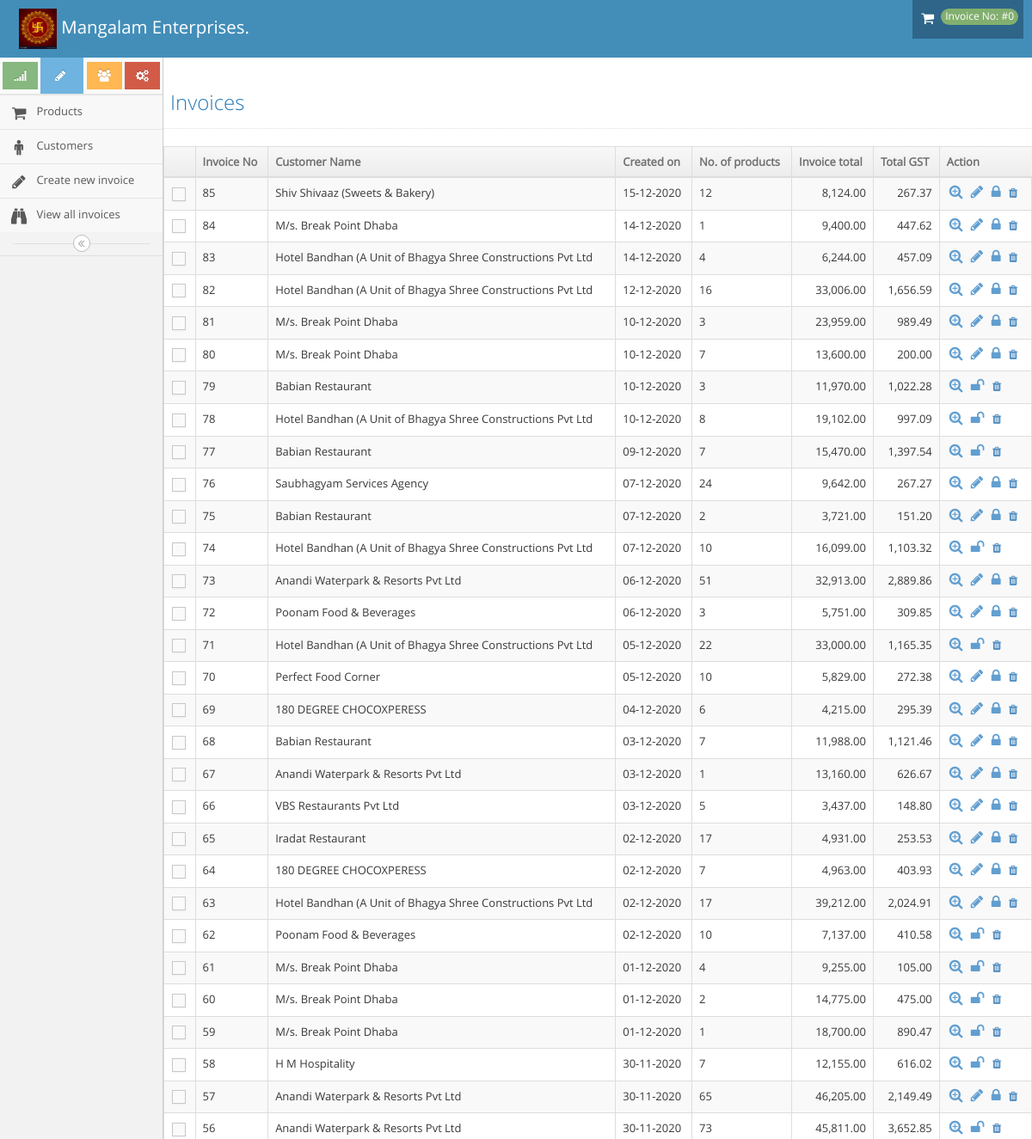
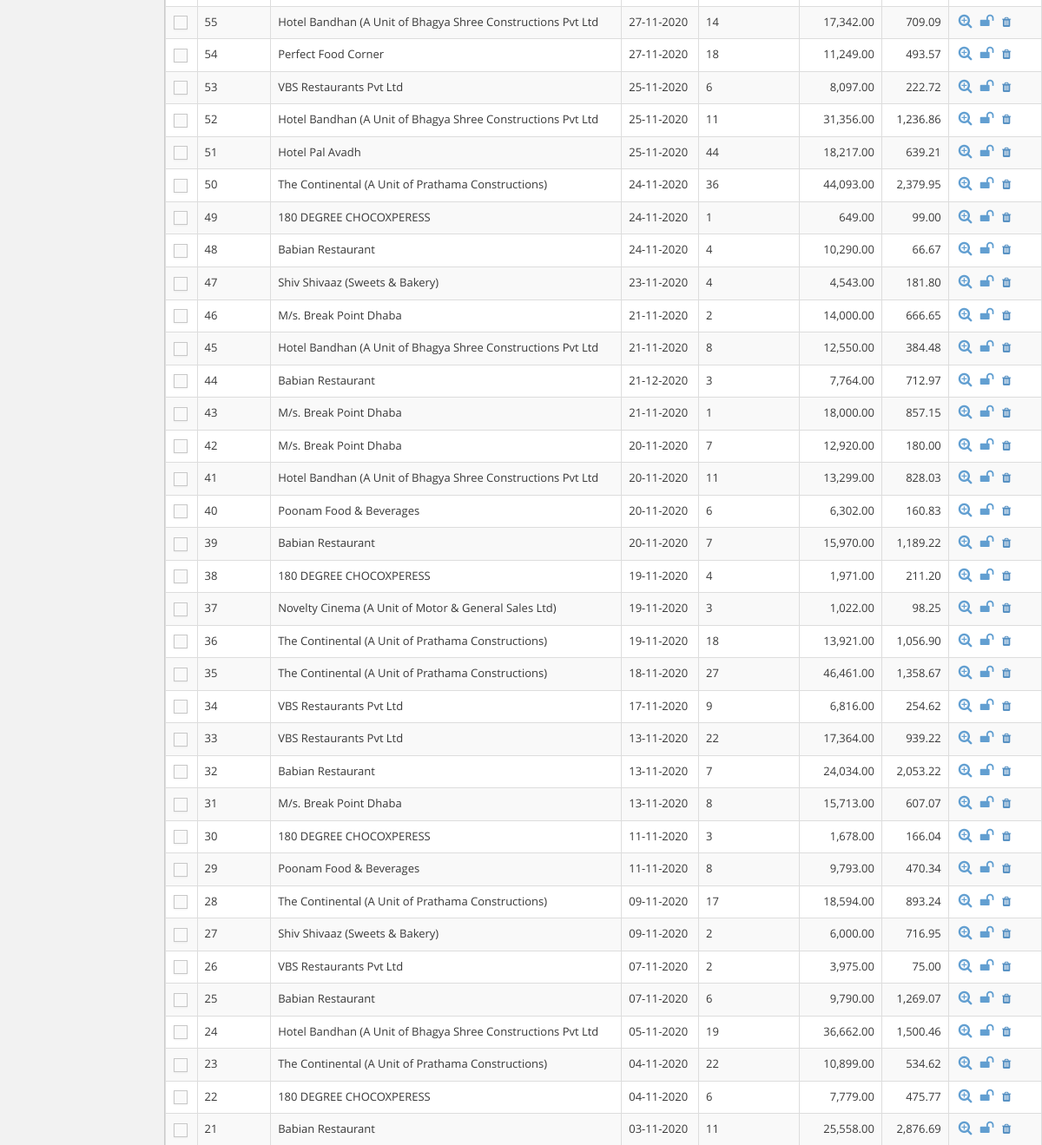
/invoice/all_invoices (upper part), run on an earlier commit of the app's database (2 pictures, top to bottom).
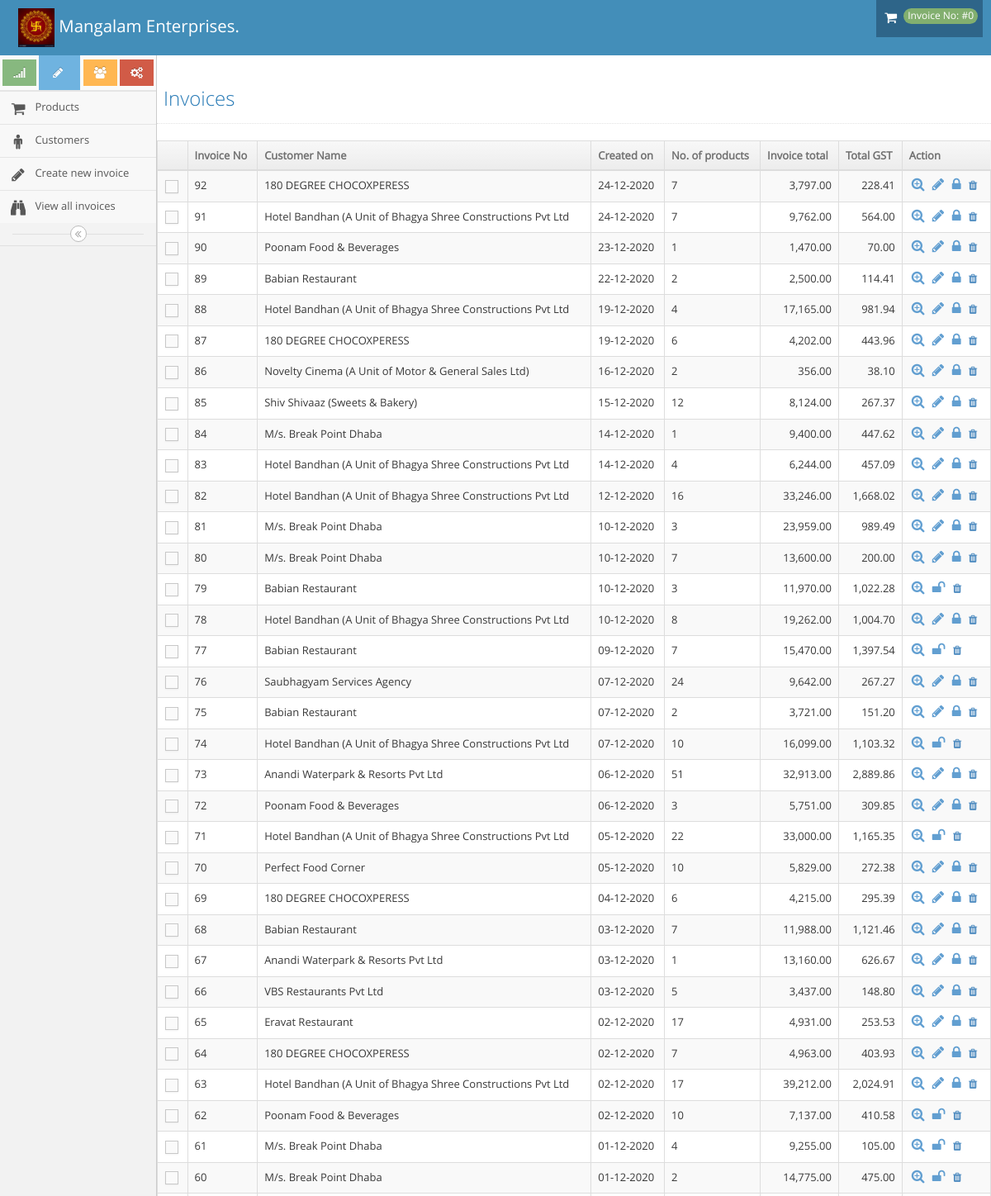
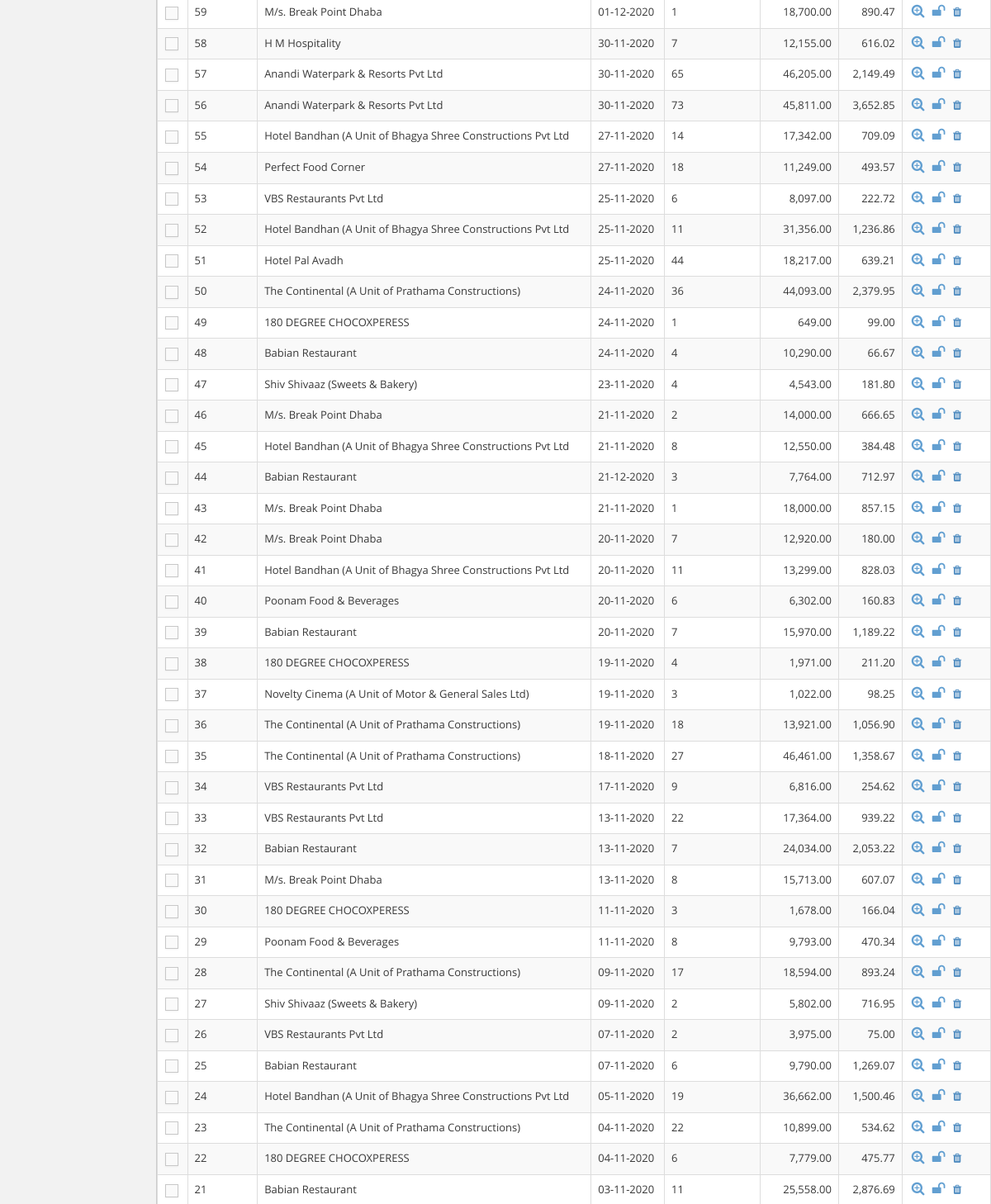
And on a later commit of the database (2 pictures, top to bottom).
### tables this page shows
CREATE TABLE `invoice` (
  `id` int(11) NOT NULL,
  `customer_id` int(11) NOT NULL,
  `created_at` datetime NOT NULL DEFAULT CURRENT_TIMESTAMP,
  `invoice_no` int(11) NOT NULL,
  `date` date DEFAULT NULL,
  `total` float DEFAULT NULL,
  `locked` int(11) NOT NULL DEFAULT '0'
);

CREATE TABLE `customer` (
  `id` int(11) NOT NULL,
  `name` varchar(200) NOT NULL,
  `email` varchar(100) NOT NULL,
  `contact` varchar(20) NOT NULL,
  `address` longtext NOT NULL,
  `pincode` varchar(10) NOT NULL,
  `city` varchar(100) NOT NULL,
  `state` varchar(100) NOT NULL,
  `gst_no` varchar(100) NOT NULL,
  `pan` varchar(19) DEFAULT NULL
);

### application/helpers/functions_helper.php (called while the page is built, shortened)
<?php
function _getAdminLoadView($template_name, $data = array()) {
          $CI = & get_instance();
          $CI->load->view('header', $data);
          $CI->load->view($template_name, $data);
}
?>

### application/controllers/invoice.php (called while the page is built, shortened)
<?php
class Invoice extends CI_Controller {
	public function all_invoices($call=false){
		$data['prod_data'] = $this->Invoice_Model->getAllInvoices();
		$data['sundry_data'] = $this->Invoice_Model->getSundryDebtors('2020-04-01');
		if($this->session->userdata('inv_id')){
		$data['pro_count'] = $this->Invoice_Model->getInvoiceTotalProducts($this->session->userdata('inv_id'));
		}else{
			$data['pro_count'] = 0;
		}
		_getAdminLoadView('invoice_list',$data);
	}
}

### index.php (called while the page is built, shortened)
<?php
require_once BASEPATH.'core/CodeIgniter.php';

### application/models/Invoice_Model.php (called while the page is built, shortened)
<?php
class Invoice_Model extends CI_Model {
  public function getAllInvoices(){
       $data = $this->db->query("SELECT *,count(ii.product_id)as nop, customer.name as cname ,sum(price*qty*((100-discount)/100)*gst/100) as gst_value,invoice.id as inv_id FROM `invoice` left join customer on customer.id = invoice.customer_id left join invoice_items as ii on ii.invoice_id = invoice.id left join products AS p on p.id=ii.product_id WHERE invoice.date >= '2020-04-01'  group by invoice.id order by invoice.invoice_no DESC");
   return ($data->result_array());
  }
}

### application/views/invoice_list.php (the view, shortened to what this page needs)
<div class="page-content">
					</div>
						<div class="page-header">
							<h1>
								Invoices
							</h1>
						</div>
						<div class="row">
									<div class="col-xs-12">
										<div class="clearfix">
										</div>
										<div>
											<table id="dynamic-table" class="table table-striped table-bordered table-hover">
												<thead>
													<tr>
														<th class="center">
														</th>
														<th>Invoice No</th>
														<th>Customer Name</th>
														<th>Created on</th>
														<th>No. of products</th>
														<th>Invoice total</th>
														<th>Total GST</th>
														<th>Action</th>
													</tr>
												</thead>
												<tbody>
													<?php
													foreach((array)$prod_data as $em){
                    ?>
													<tr>
														<td class="center">
															<label class="pos-rel">
																<span class="lbl"></span>
															</label>
														</td>
														<td><?php echo $em['invoice_no']?></td>
														<td><?php echo $em['cname']?> </td>
														<td><?php echo date('d-m-Y',strtotime($em['date']))?></td>
														<td><?php echo $em['nop']?></td>
														<td class="amount"><?php echo number_format($em['total'],2) ?></td>
														<td class="amount"><?php echo number_format($em['gst_value'],2) ?></td>
														<td>
															<div class="hidden-sm hidden-xs action-buttons">
																<a class="blue" href="<?php echo base_url('invoice/view_invoice/').$em['inv_id']?>">
																	<i class="ace-icon fa fa-search-plus bigger-130"></i>
																</a>
																<?php if($em['locked']==0){ ?>
																											<a class="blue" href="<?php echo base_url('invoice/view_invoice_item/').$em['inv_id']?>">
																	<i class="ace-icon fa fa-pencil bigger-130"></i>
																</a>
													<a class="blue" href="<?php echo base_url('invoice/lock_invoice_item/1/').$em['inv_id']?>">
																	<i class="ace-icon fa fa-lock bigger-130"></i>
																</a>
<?php } else{ ?>
<a class="blue" href="<?php echo base_url('invoice/lock_invoice_item/0/').$em['inv_id']?>">
																	<i class="ace-icon fa fa-unlock bigger-130"></i>
																</a>
																<?php }  ?>
													<a class="item_del" id="<?php echo $em['inv_id'];  ?>"  role="button" class="blue" ><i class="fa fa-trash" aria-hidden="true"></i></a>
															</div>
														</td>
													</tr>
												<?php } ?>
												</tbody>
												</table>
											</div>
										</div>
									</div>
								</div>
							</div>
						</div>
					</div>

What changed in the data, as far as the page shows it:
added invoice: invoice_no "92", customer.name "180 DEGREE CHOCOXPERESS", date "24-12-2020", nop "7", total "3,797.00", gst_value "228.41"
added invoice: invoice_no "91", customer.name "Hotel Bandhan (A Unit of Bhagya Shree Constructions Pvt Ltd", date "24-12-2020", nop "7", total "9,762.00", gst_value "564.00"
added invoice: invoice_no "90", customer.name "Poonam Food & Beverages", date "23-12-2020", nop "1", total "1,470.00", gst_value "70.00"
added invoice: invoice_no "89", customer.name "Babian Restaurant", date "22-12-2020", nop "2", total "2,500.00", gst_value "114.41"
added invoice: invoice_no "88", customer.name "Hotel Bandhan (A Unit of Bhagya Shree Constructions Pvt Ltd", date "19-12-2020", nop "4", total "17,165.00", gst_value "981.94"
added invoice: invoice_no "87", customer.name "180 DEGREE CHOCOXPERESS", date "19-12-2020", nop "6", total "4,202.00", gst_value "443.96"
added invoice: invoice_no "86", customer.name "Novelty Cinema (A Unit of Motor & General Sales Ltd)", date "16-12-2020", nop "2", total "356.00", gst_value "38.10"
changed invoice (number 11 of 72 on the later page): total "33,006.00" → "33,246.00"; gst_value "1,656.59" → "1,668.02"
changed invoice (number 15 of 72 on the later page): total "19,102.00" → "19,262.00"; gst_value "997.09" → "1,004.70"; locked 1 → 0 (drawn)
changed through a linked row, invoice: customer.name "Iradat Restaurant" → "Eravat Restaurant"
changed invoice (number 36 of 72 on the later page): locked 0 → 1 (drawn)
changed invoice (number 66 of 72 on the later page): total "6,000.00" → "5,802.00"
